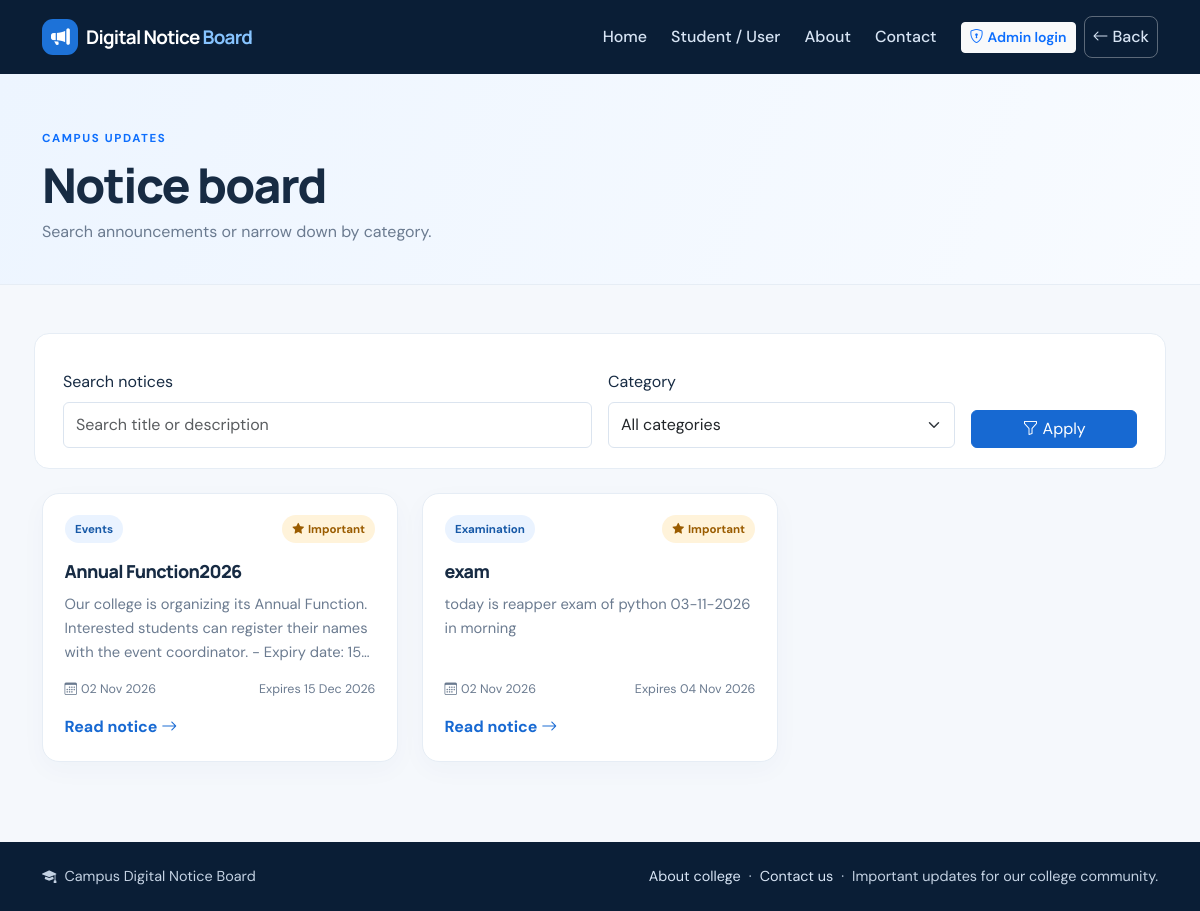
The page /notices/ on the database its author committed.
### notices/models.py (models this page shows, shortened)
class Notice(models.Model):
    class Category(models.TextChoices):
        EXAMINATION = 'Examination', 'Examination'
        RESULTS = 'Results', 'Results'
        EVENTS = 'Events', 'Events'
        HOLIDAYS = 'Holidays', 'Holidays'
        ADMISSIONS = 'Admissions', 'Admissions'
        SPORTS = 'Sports', 'Sports'
        PLACEMENT = 'Placement', 'Placement'
        GENERAL = 'General', 'General'
        SCHOLARSHIPS = 'Scholarships', 'Scholarships'
        TIME_TABLE = 'Time Table', 'Time Table'
    title = models.CharField(max_length=200)
    description = models.TextField()
    category = models.CharField(max_length=50, choices=Category.choices)
    pdf_file = models.FileField(
        upload_to='notices/',
        blank=True,
        null=True,
        validators=[FileExtensionValidator(['pdf']), validate_pdf_file],
    )
    created_at = models.DateTimeField(auto_now_add=True)
    expiry_date = models.DateField(blank=True, null=True)
    is_important = models.BooleanField(default=False)
    is_published = models.BooleanField(default=True)
    class Meta:
        ordering = ['-created_at', '-pk']

### notices/views.py (the view)
# urls.py: path('notices/', views.notice_list, name='notice_list'),
def notice_list(request):
    notices = published_notices()
    search_query = request.GET.get('q', '').strip()
    selected_category = request.GET.get('category', '').strip()
    if search_query:
        notices = notices.filter(
            Q(title__icontains=search_query)
            | Q(description__icontains=search_query)
        )
    if selected_category in Notice.Category.values:
        notices = notices.filter(category=selected_category)
    return render(request, 'notices/notice_list.html', {
        'notices': notices,
        'categories': Notice.Category.choices,
        'search_query': search_query,
        'selected_category': selected_category,
    })

### notices/views.py (called while the page is built)
def published_notices():
    today = timezone.localdate()
    return Notice.objects.filter(is_published=True).filter(
        Q(expiry_date__isnull=True) | Q(expiry_date__gte=today)
    )

### notices/templates/notices/notice_list.html (shortened to what this page needs)
{% extends 'notices/base.html' %}
{% block content %}
<section class="page-hero">
    <div class="container">
        <span class="eyebrow text-primary">CAMPUS UPDATES</span>
        <h1>Notice board</h1>
        <p>Search announcements or narrow down by category.</p>
    </div>
</section>
<section class="container section-space">
    <form method="get" class="filter-panel row g-3 align-items-end mb-4">
        <div class="col-md-6">
            <label class="form-label" for="notice-search">Search notices</label>
            <input id="notice-search" class="form-control" type="search" name="q" value="{{ search_query }}" placeholder="Search title or description">
        </div>
        <div class="col-md-4">
            <label class="form-label" for="notice-category">Category</label>
            <select id="notice-category" class="form-select" name="category">
                <option value="">All categories</option>
            </select>
        </div>
        <div class="col-md-2 d-grid">
            <button class="btn btn-primary" type="submit"><i class="bi bi-funnel me-1"></i>Apply</button>
        </div>
    </form>
    <div class="row g-4">
        {% for notice in notices %}
            <div class="col-md-6 col-lg-4">
                {% include 'notices/_notice_card.html' %}
            </div>
        {% endfor %}
    </div>
</section>
{% endblock %}

### notices/templates/notices/_notice_card.html (shortened to what this page needs)
<article class="notice-card h-100">
    <div class="d-flex justify-content-between align-items-start gap-3">
        <span class="category-pill">{{ notice.category }}</span>
        {% if notice.is_important %}
            <span class="important-pill"><i class="bi bi-star-fill me-1"></i>Important</span>
        {% endif %}
    </div>
    <h3 class="notice-card-title">
        <a href="{% url 'notice_detail' notice.pk %}">{{ notice.title }}</a>
    </h3>
    <p class="notice-excerpt">{{ notice.description|truncatechars:160 }}</p>
    <div class="notice-meta">
        <span><i class="bi bi-calendar3 me-1"></i>{{ notice.created_at|date:"d M Y" }}</span>
        {% if notice.expiry_date %}
            <span>Expires {{ notice.expiry_date|date:"d M Y" }}</span>
        {% endif %}
    </div>
    <div class="d-flex justify-content-between align-items-center mt-3">
        <a class="text-link" href="{% url 'notice_detail' notice.pk %}">Read notice <i class="bi bi-arrow-right"></i></a>
    </div>
</article>

### notices/static/notices/css/site.css (style rules this page uses)
:root { --navy: #102b4e; --navy-deep: #0a1e36; --blue: #1769d2; --blue-light: #eaf3ff; --ink: #172b43; --muted: #6b7b90; --line: #e6edf5; --canvas: #f5f8fc; }
* { box-sizing: border-box; }
body { margin: 0; background: var(--canvas); color: var(--ink); font-family: 'DM Sans', sans-serif; }
h1, h2, h3, .navbar-brand { font-family: 'Manrope', sans-serif; letter-spacing: -.035em; }
a { text-decoration: none; }
.eyebrow { font-size: .72rem; font-weight: 700; letter-spacing: .14em; }
.section-space { padding-top: 4rem; padding-bottom: 1rem; }
.text-link { color: var(--blue); font-weight: 700; }
.notice-card { display: flex; flex-direction: column; padding: 1.35rem; border: 1px solid var(--line); border-radius: 17px; background: white; box-shadow: 0 8px 26px #173b7008; transition: transform .18s ease, box-shadow .18s ease; }
.category-pill, .important-pill { display: inline-flex; align-items: center; width: fit-content; padding: .34rem .65rem; border-radius: 99px; background: var(--blue-light); color: #1759a7; font-size: .72rem; font-weight: 700; }
.important-pill { background: #fff3da; color: #9a5c00; }
.notice-card-title { margin: 1rem 0 .45rem; font-size: 1.12rem; font-weight: 800; line-height: 1.4; }
.notice-card-title a { color: var(--ink); }
.notice-excerpt { display: -webkit-box; overflow: hidden; flex: 1; margin-bottom: 1rem; color: var(--muted); font-size: .92rem; line-height: 1.65; -webkit-box-orient: vertical; -webkit-line-clamp: 3; }
.notice-meta { display: flex; flex-wrap: wrap; justify-content: space-between; gap: .5rem; color: var(--muted); font-size: .78rem; }
.page-hero { padding: 3.2rem 0 2.5rem; border-bottom: 1px solid var(--line); background: linear-gradient(110deg, #edf5ff, #f8fbff); }
.page-hero h1 { margin: .4rem 0; font-size: clamp(2rem, 4vw, 3rem); font-weight: 800; }
.page-hero p { margin: 0; color: var(--muted); }
.filter-panel { padding: 1.25rem; border: 1px solid var(--line); border-radius: 15px; background: white; }
.form-control, .form-select { min-height: 46px; border-color: #dbe4ef; }
.btn-primary { border-color: var(--blue); background: var(--blue); }

### rows shown on the page
Notice: category "Events", is_important True (drawn), title "Annual Function2026", description "Our college is organizing its Annual Function. Interested students can register their names with the event coordinator. - Expiry date:…", created_at "02 Nov 2026", expiry_date "15 Dec 2026"
Notice: category "Examination", is_important True (drawn), title "exam", description "today is reapper exam of python 03-11-2026 in morning", created_at "02 Nov 2026", expiry_date "04 Nov 2026"
